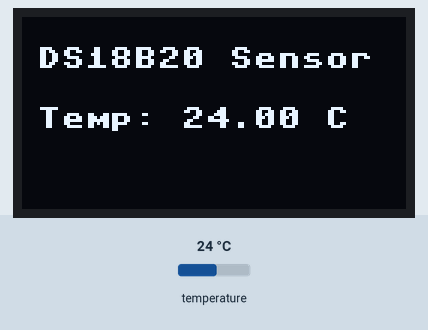
This program was run on a simulated ESP32 board running MicroPython. On the bench: 128×64 one-colour display. The test bench sets the inputs (shaded band); at power-on: temperature 24 °C. What the program prints to the serial console is not drawn.

Above: at 1.2 s.
1.3 s: temperature set to 12 °C
At 4.8 s:
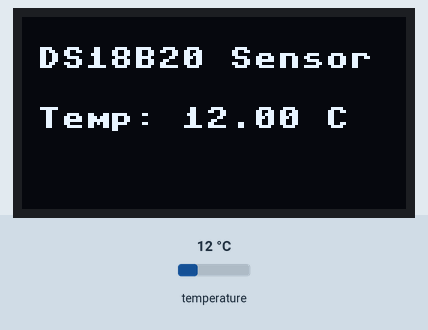
5.1 s: temperature set to 19 °C
8.7 s: temperature set to 28 °C
At 13.3 s:
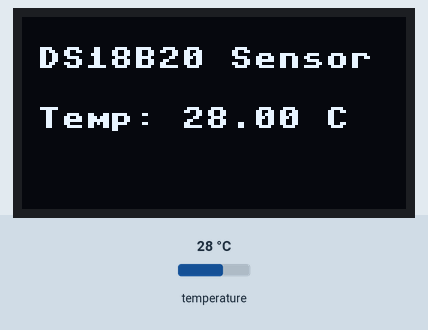
Timing chart, 0 to 14.8 s (numbered marks = the images above; inputs shaded):
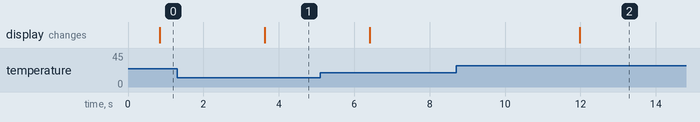

The program:

DS18B20_0.96OLED.py
```python
import machine
import onewire
import ds18x20
import time
import ssd1306

datapin = machine.Pin(4)
i2c = machine.I2C(0, scl=machine.Pin(5), sda=machine.Pin(4))  # adjust pins as needed
oled = ssd1306.SSD1306_I2C(128, 64, i2c)

ds_sensor = ds18x20.DS18X20(onewire.OneWire(datapin))

roms = ds_sensor.scan()
print('Found DS18B20 device(s):', roms)

while True:
    ds_sensor.convert_temp()
    time.sleep_ms(750)

    oled.fill(0)
    for rom in roms:
        temp = ds_sensor.read_temp(rom)
        print("Temperature:", temp, "°C")

        # Display on OLED
        oled.text("DS18B20 Sensor", 5, 10)
        oled.text("Temp: {:.2f} C".format(temp), 5, 30)

    oled.show()
    time.sleep(2)
```

Measured:
- after the input at 1.3 s, the display: changes after 2.3 s (image 1)
- after the input at 8.7 s, the display: changes after 3.3 s (image 2)
